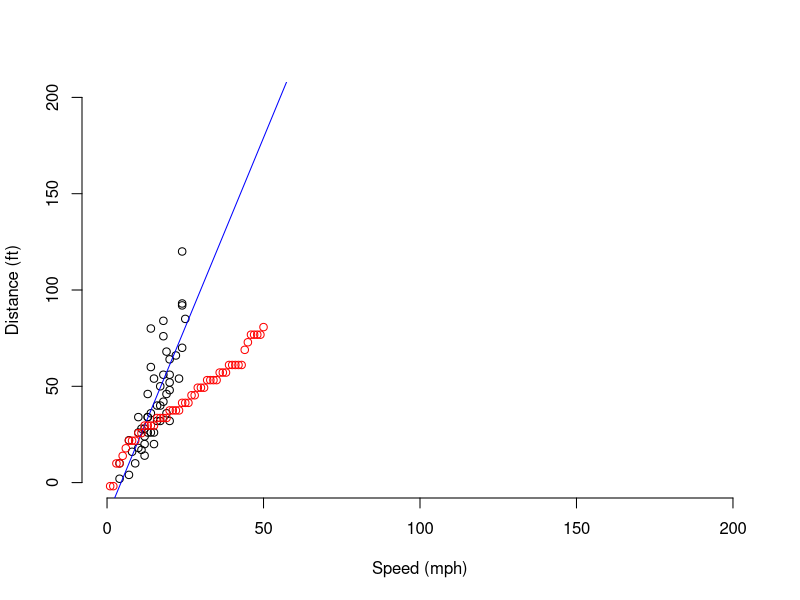

The R script that drew this image:
## ---- chunk 1
data= datasets::cars # reading the data in
## ---- chunk 2
model= lm(dist~speed, data) # linear model
## ---- chunk 3
speed1= 80 # hypothetical value
pred= predict(model, new.data= speed1)
## ---- chunk 4
plot(cars, 
     xlab = "Speed (mph)", 
     ylab = "Distance (ft)",
     bty = "n",
     xlim = c(0,200), 
     ylim = c(0,200))
abline(model, col= "blue", lwd= 1)
points(pred, col= "red")
